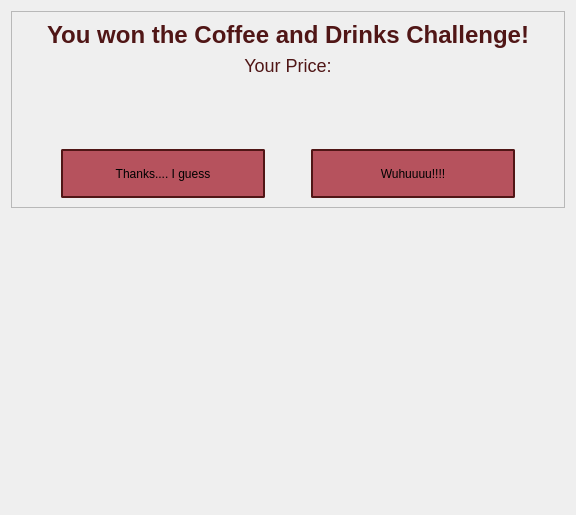
         <widget class="QWidget" name="winner_page">
          <property name="styleSheet">
           <string notr="true">QWidget#winner_page {
	background-color: rgba(200, 183, 183, 190);
}

QLabel {
	color: rgb(80, 22, 22);
	font-size: 18px;
}

#title_label {
	font-size: 24px;
	font-weight: 600;
}

#reward_label {
	font-size: 28px;
	font-weight: 900;
}

QPushButton {
	color: rtb(200, 183, 183);
	background-color: rgb(182, 82, 93);
	border: 2px solid rgb(80, 22, 22);
	border-radius: 2px;
	height: 45px;
	width: 200px;
}

QPushButton::pressed {
	color: rgb(80, 22, 22);
	background-color: rgb(200, 183, 183);
}</string>
          </property>
          <layout class="QVBoxLayout" name="verticalLayout_19" stretch="4,6">
           <item>
            <widget class="QFrame" name="frame">
             <property name="frameShape">
              <enum>QFrame::Shape::StyledPanel</enum>
             </property>
             <property name="frameShadow">
              <enum>QFrame::Shadow::Raised</enum>
             </property>
             <layout class="QVBoxLayout" name="verticalLayout_20" stretch="2,1,0,2">
              <item>
               <widget class="QLabel" name="title_label">
                <property name="text">
                 <string>You won the Coffee and Drinks Challenge!</string>
                </property>
                <property name="alignment">
                 <set>Qt::AlignmentFlag::AlignCenter</set>
                </property>
               </widget>
              </item>
              <item>
               <layout class="QVBoxLayout" name="verticalLayout_21">
                <property name="spacing">
                 <number>0</number>
                </property>
                <property name="sizeConstraint">
                 <enum>QLayout::SizeConstraint::SetFixedSize</enum>
                </property>
                <item>
                 <widget class="QLabel" name="label_4">
                  <property name="styleSheet">
                   <string notr="true"/>
                  </property>
                  <property name="text">
                   <string>Your Price:</string>
                  </property>
                  <property name="alignment">
                   <set>Qt::AlignmentFlag::AlignCenter</set>
                  </property>
                 </widget>
                </item>
                <item>
                 <widget class="QLabel" name="reward_label">
                  <property name="text">
                   <string/>
                  </property>
                  <property name="alignment">
                   <set>Qt::AlignmentFlag::AlignCenter</set>
                  </property>
                 </widget>
                </item>
               </layout>
              </item>
              <item>
               <spacer name="verticalSpacer_13">
                <property name="orientation">
                 <enum>Qt::Orientation::Vertical</enum>
                </property>
                <property name="sizeHint" stdset="0">
                 <size>
                  <width>20</width>
                  <height>40</height>
                 </size>
                </property>
               </spacer>
              </item>
              <item>
               <layout class="QHBoxLayout" name="horizontalLayout_7">
                <item>
                 <spacer name="horizontalSpacer_5">
                  <property name="orientation">
                   <enum>Qt::Orientation::Horizontal</enum>
                  </property>
                  <property name="sizeHint" stdset="0">
                   <size>
                    <width>40</width>
                    <height>20</height>
                   </size>
                  </property>
                 </spacer>
                </item>
                <item>
                 <widget class="QPushButton" name="thanks_button">
                  <property name="cursor">
                   <cursorShape>PointingHandCursor</cursorShape>
                  </property>
                  <property name="text">
                   <string>Thanks.... I guess</string>
                  </property>
                 </widget>
                </item>
                <item>
                 <spacer name="horizontalSpacer_4">
                  <property name="orientation">
                   <enum>Qt::Orientation::Horizontal</enum>
                  </property>
                  <property name="sizeHint" stdset="0">
                   <size>
                    <width>40</width>
                    <height>20</height>
                   </size>
                  </property>
                 </spacer>
                </item>
                <item>
                 <widget class="QPushButton" name="cheer_button">
                  <property name="cursor">
                   <cursorShape>PointingHandCursor</cursorShape>
                  </property>
                  <property name="text">
                   <string>Wuhuuuu!!!!</string>
                  </property>
                 </widget>
                </item>
                <item>
                 <spacer name="horizontalSpacer_6">
                  <property name="orientation">
                   <enum>Qt::Orientation::Horizontal</enum>
                  </property>
                  <property name="sizeHint" stdset="0">
                   <size>
                    <width>40</width>
                    <height>20</height>
                   </size>
                  </property>
                 </spacer>
                </item>
               </layout>
              </item>
             </layout>
            </widget>
           </item>
           <item>
            <spacer name="verticalSpacer_12">
             <property name="orientation">
              <enum>Qt::Orientation::Vertical</enum>
             </property>
             <property name="sizeHint" stdset="0">
              <size>
               <width>20</width>
               <height>291</height>
              </size>
             </property>
            </spacer>
           </item>
          </layout>
         </widget>
